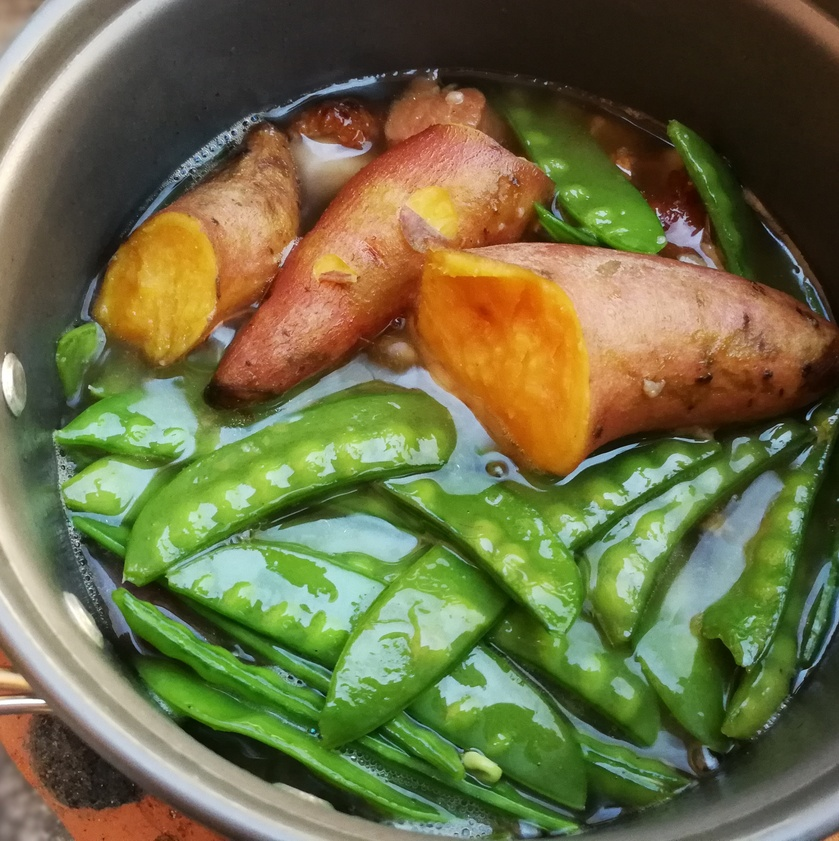
%> input picture 2_1/vegetables.jpeg, 839 x 841 px, shrunk from 2625 x 2629 before the run
$ octave tempHistogramEqualization.m   (GNU Octave 9; MATLAB toolbox functions it lacks are replaced by stand-ins)
%> lines starting %> are read from the running program, lines starting %| are printed output that depends on the picture
vegetables = imread('vegetables.jpeg');
%> vegetables is the input picture: size 841x839x3 uint8; mean R, G, B 109.2, 109.2, 68.7
grayVegetables = rgb2gray(vegetables);
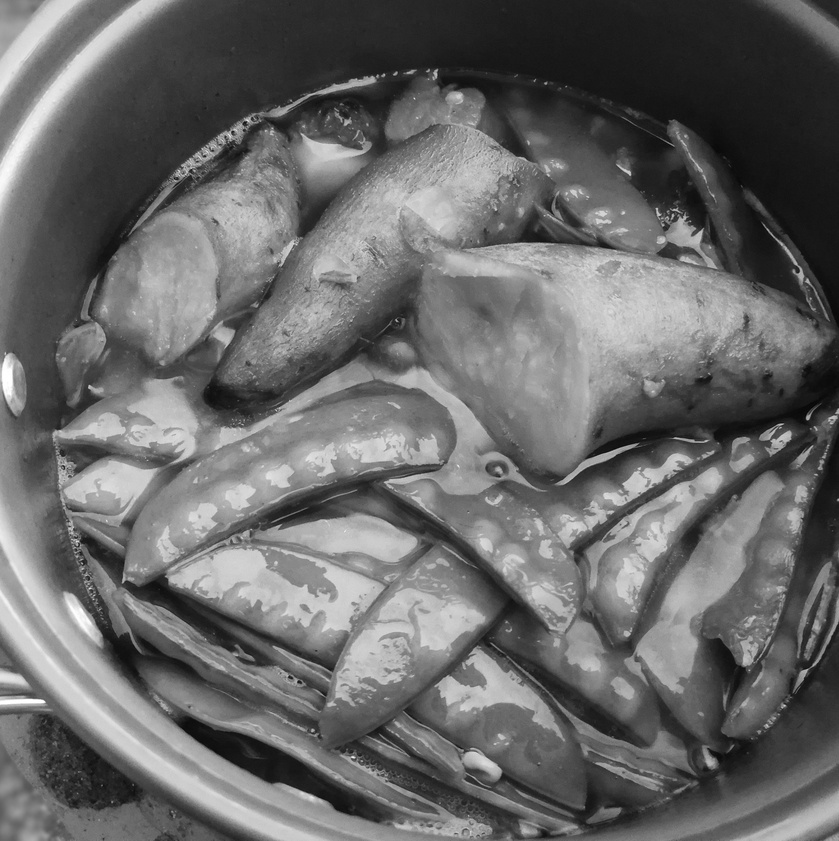
%> grayVegetables: size 841x839 uint8; min 1, max 255, mean 104.6
globalEqualization = histeq(grayVegetables);
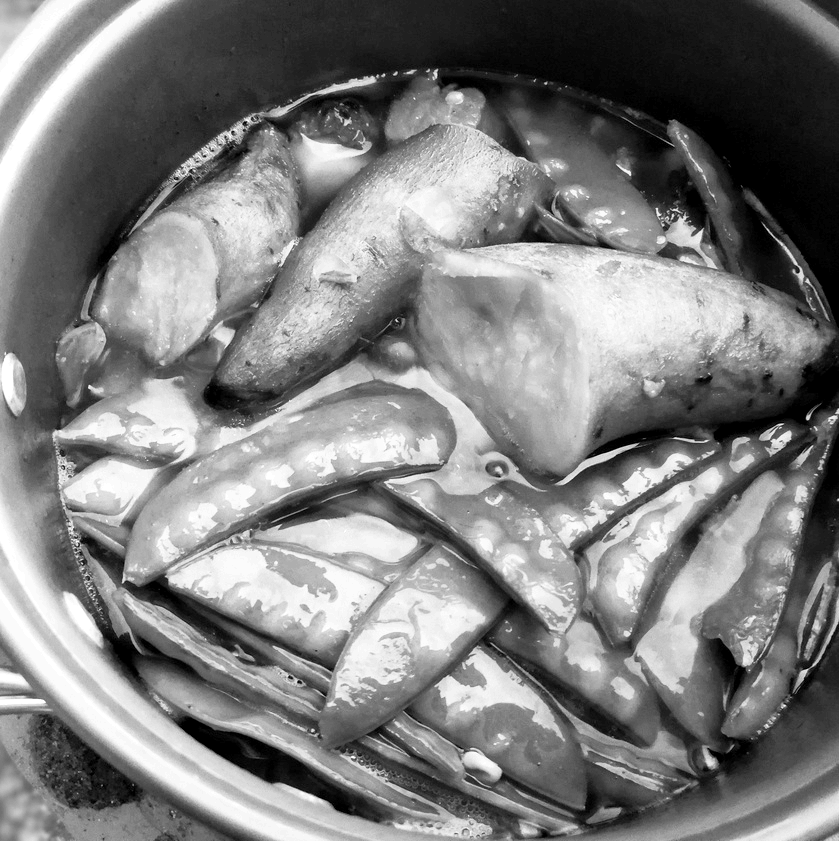
%> globalEqualization: size 841x839 uint8; min 0, max 255, mean 126.2
adaptiveEqualization = adapthisteq(grayVegetables);
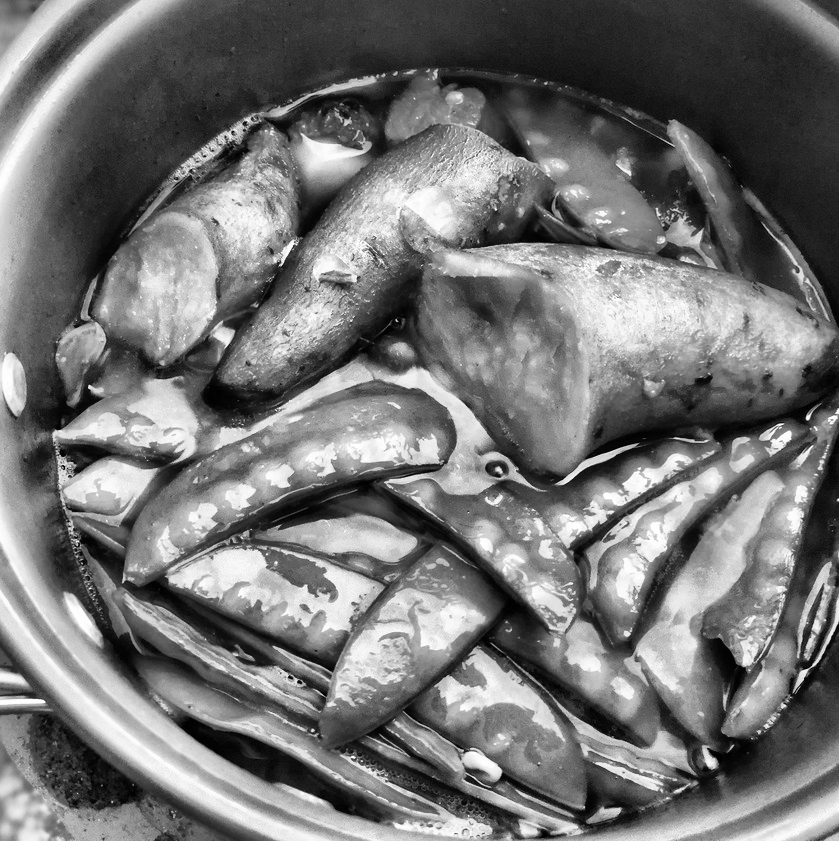
%> adaptiveEqualization: size 841x839 uint8; min 0, max 255, mean 116.3
subplot(2,3,1)
imshow(grayVegetables);
title('Original');
subplot(2,3,2)
imshow(globalEqualization);
title('Histogram Equalized');
subplot(2,3,3)
imshow(adaptiveEqualization);
title('Adaptive Histogram Equalized');
subplot(2,3,4)
imhist(grayVegetables);
subplot(2,3,5)
imhist(globalEqualization)
subplot(2,3,6)
imhist(adaptiveEqualization)
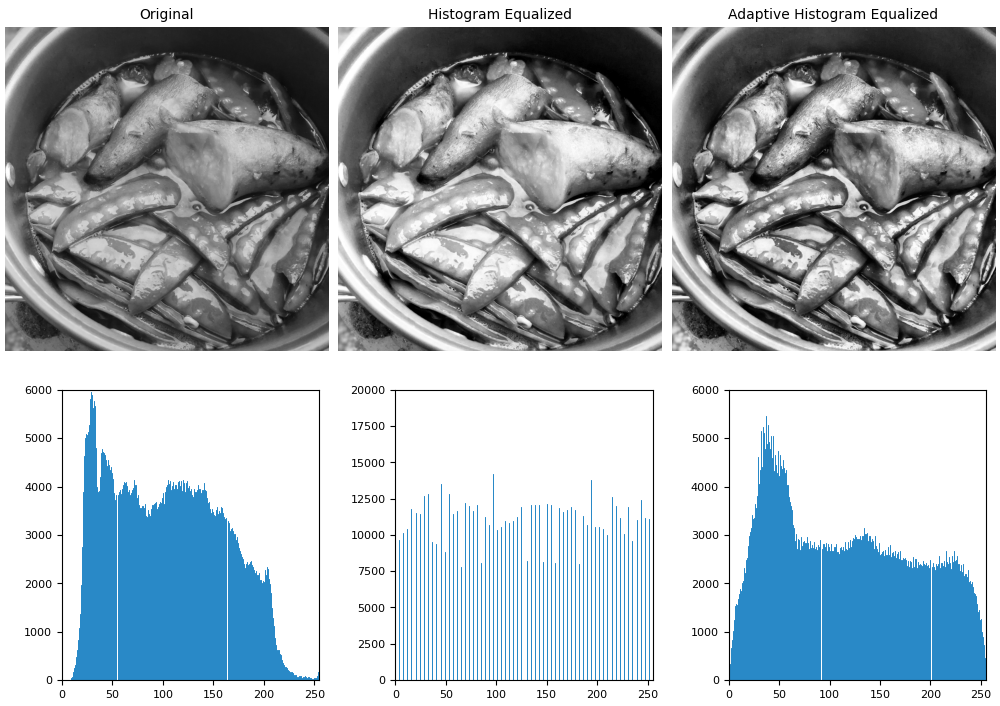
%> figure redrawn from the program's plot data, 6 panels

$ run again, with 2_1/buildings.jpg copied over 2_1/vegetables.jpeg
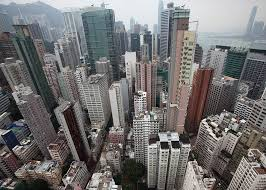
%> input picture 2_1/buildings.jpg, 266 x 190 px
%> vegetables is the input picture: size 190x266x3 uint8; mean R, G, B 113.5, 112.3, 112.3
%> `globalEqualization = histeq(grayVegetables);`:
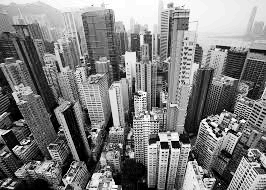
%> globalEqualization: size 190x266 uint8; min 0, max 255, mean 126.2
%> `adaptiveEqualization = adapthisteq(grayVegetables);`:
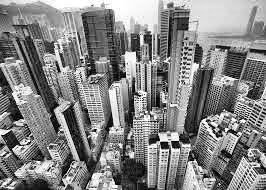
%> adaptiveEqualization: size 190x266 uint8; min 0, max 255, mean 132.4
